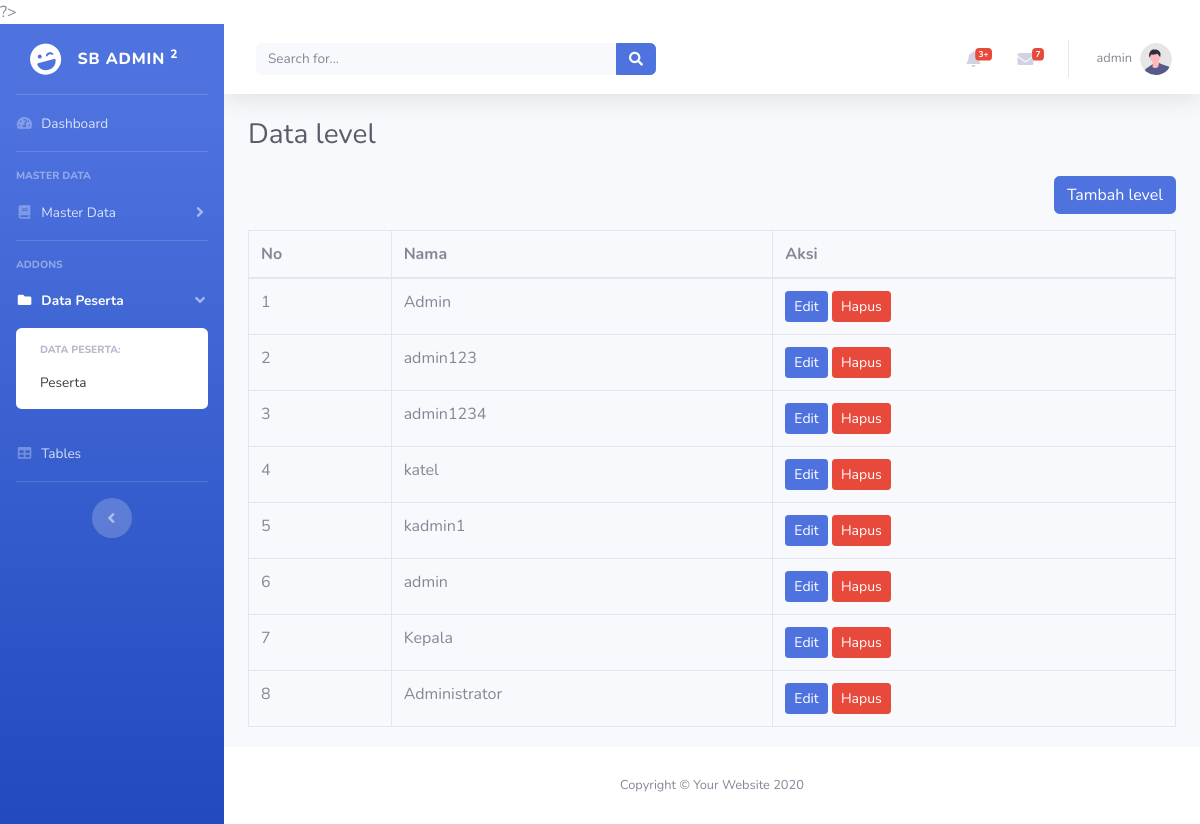
The page /level.php (signed in) on the database its author committed.
### tables this page shows
CREATE TABLE `level` (
  `id` int(11) NOT NULL,
  `nama_level` varchar(50) NOT NULL,
  `created_at` timestamp NOT NULL DEFAULT current_timestamp() ON UPDATE current_timestamp(),
  `update_at` timestamp NOT NULL DEFAULT current_timestamp() ON UPDATE current_timestamp()
);

### level.php (the view, shortened to what this page needs)
<?php
include 'config/config.php';
$querylevel = mysqli_query($koneksi, "SELECT * FROM level ORDER BY id DESC");
?>
<!DOCTYPE html>
<html lang="en">
<head>
    <?php include"inc/head.php"; ?>
</head>
<body id="page-top">
    <div id="wrapper">
        <?php include 'inc/sidebar.php'; ?>
        <div id="content-wrapper" class="d-flex flex-column">
            <div id="content">
                <?php include 'inc/navbar.php';?>
                <div class="container-fluid">
                    <h1 class="h3 mb-4 text-gray-800">Data level</h1>
                    <div align="right">
                        <a href="tambah-level.php" class="btn btn-primary mb-3">Tambah level</a>
                    </div>
                    <div class="table-responsive">
                        <table class="table table-bordered">
                            <thead>
                                <tr>
                                    <th>No</th>
                                    <th>Nama</th>
                                    <th>Aksi</th>
                                </tr>
                            </thead>
                            <tbody>
                                <?php $no=1; while($datalevel = mysqli_fetch_assoc($querylevel)) { ?>
                                <tr>
                                    <td><?php echo $no++ ?> </td>
                                    <td><?php echo $datalevel['nama_level'] ?></td>
                                    <td>
                                        <a href="tambah-level.php?edit=<?php echo $datalevel['id'] ?>" class="btn btn-primary btn-sm">Edit</a>
                                        <a onclick="return confirm('Apakah anda yakin akan menghapus data ini??')" href="tambah-level.php?delete=<?php echo $datalevel['id'] ?>" class="btn btn-danger btn-sm">Hapus</a>
                                    </td>
                                </tr>
                                <?php } ?>
                            </tbody>
                        </table>
                    </div>
                </div>
            </div>
            <?php include 'inc/footer.php'; ?>
        </div>
    </div>
</body>
</html>

### assets/DataTables/datatables.css (style rules this page uses)
:root { --dt-row-selected: 13, 110, 253; --dt-row-selected-text: 255, 255, 255; --dt-row-selected-link: 9, 10, 11; --dt-row-stripe: 0, 0, 0; --dt-row-hover: 0, 0, 0; --dt-column-ordering: 0, 0, 0; --dt-html-background: white; }

### rows shown on the page
level: nama_level "Admin"
level: nama_level "admin123"
level: nama_level "admin1234"
level: nama_level "katel"
level: nama_level "kadmin1"
level: nama_level "admin"
level: nama_level "Kepala"
level: nama_level "Administrator"

### other values the page prints
$_SESSION['nama'] "admin"
